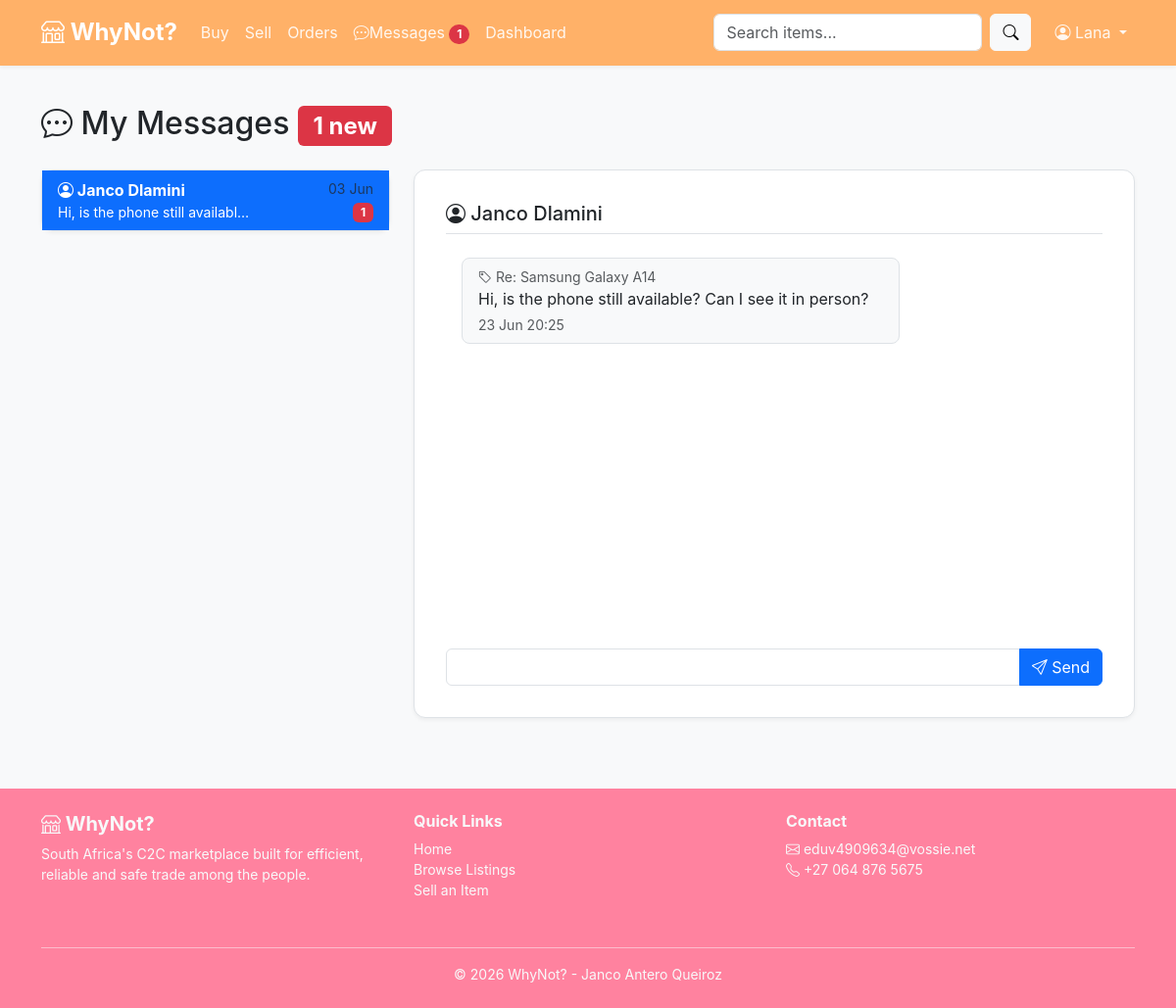
The page /messages.php?with=4 (signed in) on the database its author committed.
### tables this page shows
CREATE TABLE users (
    user_id                 INT AUTO_INCREMENT PRIMARY KEY,
    username                VARCHAR(50) NOT NULL UNIQUE,
    email                   VARCHAR(100) NOT NULL UNIQUE,
    password_hash           VARCHAR(255) NOT NULL,
    first_name              VARCHAR(50),
    last_name               VARCHAR(50),
    phone                   VARCHAR(20), 
    profile_image           VARCHAR(255),
    location_user           VARCHAR(100),
    role_user               ENUM('buyer', 'seller', 'admin') NOT NULL DEFAULT 'buyer',
    is_verified             BOOLEAN NOT NULL DEFAULT FALSE,
    verification_status     ENUM ('none', 'pending', 'approved', 'rejected') NOT NULL DEFAULT 'none',
    created_at              TIMESTAMP DEFAULT CURRENT_TIMESTAMP,
    updated_at              TIMESTAMP DEFAULT CURRENT_TIMESTAMP ON UPDATE CURRENT_TIMESTAMP
);

CREATE TABLE messages (
    message_id        INT AUTO_INCREMENT PRIMARY KEY,
    product_id        INT NULL,
    sender_id         INT NOT NULL,
    receiver_id       INT NOT NULL,
    prod_title        VARCHAR(150),
    sender_name       VARCHAR(100),
    content           TEXT NOT NULL,
    is_read           BOOLEAN NOT NULL DEFAULT FALSE,
    created_at        TIMESTAMP DEFAULT CURRENT_TIMESTAMP,

    FOREIGN KEY (product_id) REFERENCES products(product_id) ON DELETE SET NULL,
    FOREIGN KEY (sender_id) REFERENCES users(user_id),
    FOREIGN KEY (receiver_id) REFERENCES users(user_id),

    INDEX idx_sender (sender_id),
    INDEX idx_receiver (receiver_id),
    INDEX idx_unread (receiver_id, is_read)
);

CREATE TABLE products(
    product_id          INT AUTO_INCREMENT PRIMARY KEY,
    seller_id           INT NOT NULL,
    category_id         INT NOT NULL,
    prod_title          VARCHAR(150) NOT NULL,
    prod_description    TEXT,
    price               DECIMAL(10,2) NOT NULL,
    condition_status    ENUM('New', 'Like New', 'Good', 'Fair', 'Poor') NOT NULL DEFAULT 'Good',
    image_url           VARCHAR(255),
    location_user       VARCHAR(100),
    prod_status         ENUM('active', 'sold', 'pending', 'removed') NOT NULL DEFAULT 'active',
    views               INT NOT NULL DEFAULT 0,
    created_at          TIMESTAMP DEFAULT CURRENT_TIMESTAMP,
    updated_at          TIMESTAMP DEFAULT CURRENT_TIMESTAMP ON UPDATE CURRENT_TIMESTAMP,

    FOREIGN KEY (seller_id) REFERENCES users(user_id) ON DELETE CASCADE,
    FOREIGN KEY (category_id) REFERENCES categories(category_id),

    INDEX idx_seller (seller_id),
    INDEX idx_category (category_id),
    INDEX idx_status (prod_status)  
);

### includes/authentication.php (called while the page is built, shortened)
<?php
function current_user_id(): ?int {
    return $_SESSION['user_id'] ?? null;
}
?>

### messages.php (the view, shortened to what this page needs)
<?php
require_once __DIR__ . '/includes/db.php';
require_once __DIR__ . '/includes/authentication.php';
$me = current_user_id();
$with = isset($_GET['with']) ? (int)$_GET['with'] : 0;
if ($with > 0) {
    $pdo->prepare("UPDATE messages SET is_read = TRUE WHERE sender_id = ? AND receiver_id = ?")
        ->execute([$with, $me]);
}
$convStmt = $pdo->prepare("
    SELECT
        u.user_id, u.first_name, u.last_name,
        MAX(m.created_at) AS last_message_time,
        SUM(CASE WHEN m.receiver_id = :me1 AND m.is_read = 0 THEN 1 ELSE 0 END) AS unread_count
    FROM messages m
    JOIN users u ON u.user_id = CASE WHEN m.sender_id = :me2 THEN m.receiver_id ELSE m.sender_id END
    WHERE m.sender_id = :me3 OR m.receiver_id = :me4
    GROUP BY u.user_id, u.first_name, u.last_name
    ORDER BY last_message_time DESC
");
$convStmt->execute([':me1' => $me, ':me2' => $me, ':me3' => $me, ':me4' => $me]);
$conversations = $convStmt->fetchAll();
$thread = [];
$otherUser = null;
if ($with > 0) {
    $stmt = $pdo->prepare("SELECT user_id, first_name, last_name FROM users WHERE user_id = ?");
    $stmt->execute([$with]);
    $otherUser = $stmt->fetch();
    if ($otherUser) {
        $stmt = $pdo->prepare("
            SELECT m.*, p.prod_title AS p_title FROM messages m
            LEFT JOIN products p ON m.product_id = p.product_id
            WHERE (m.sender_id = ? AND m.receiver_id = ?) OR (m.sender_id = ? AND m.receiver_id = ?)
            ORDER BY m.created_at ASC
        ");
        $stmt->execute([$me, $with, $with, $me]);
        $thread = $stmt->fetchAll();
    }
}
$total_unread = array_sum(array_column($conversations, 'unread_count'));
include __DIR__ . '/includes/header.php';
?>
<div class="container py-4">
    <h2 class="mb-4">
        <i class="bi bi-chat-dots"></i> My Messages
        <?php if ($total_unread > 0): ?>
            <span class="badge bg-danger"><?= $total_unread ?> new</span>
        <?php endif; ?>
    </h2>
    <div class="row">
        <div class="col-md-4 mb-4">
            <div class="vd-form-card p-0">
                <div class="list-group list-group-flush">
                    <?php if (empty($conversations)): ?>
                        <div class="p-4 text-center text-muted">
                            <i class="bi bi-chat-square-dots fs-1"></i>
                            <p class="mt-2">No conversations yet.</p>
                        </div>
                    <?php else: ?>
                        <?php foreach ($conversations as $c): ?>
                            <a href="messages.php?with=<?= $c['user_id'] ?>"
                                 class="list-group-item list-group-item-action <?= $with == $c['user_id'] ? 'active' : '' ?>">
                                  <div class="d-flex justify-content-between align-items-start">
                                       <div class="flex-grow-1 me-2">
                                        <div class="fw-bold">
                                            <i class="bi bi-person-circle"></i> <?= htmlspecialchars($c['first_name'] . ' ' . $c['last_name']) ?>
                                        </div>
                                        <small class="d-block text-truncate" style="max-width: 200px;">
                                            <?= htmlspecialchars(mb_substr((string)($c['preview'] ?? ''), 0, 60)) ?>
                                        </small>
                                    </div>
                                    <div class="text-end">
                                        <small class="text-muted d-block"><?= date('d M', strtotime($c['last_message_time'])) ?></small>
                                        <?php if ($c['unread_count'] > 0): ?>
                                            <span class="badge bg-danger rounderd-pill"><?= $c['unread_count'] ?></span>
                                        <?php endif; ?>
                                    </div>
                                 </div>
                            </a>
                        <?php endforeach; ?>
                    <?php endif; ?>
                </div>
            </div>
        </div>
         <div class="col-md-8">
            <?php if ($with > 0 && $otherUser): ?>
                <div class="vd-form-card d-flex flex-column" style="height: 70vh;">
                    <div class="border-bottom pb-2 mb-3">
                        <h5 class="mb-0">
                            <i class="bi bi-person-circle"></i>
                            <?= htmlspecialchars(($otherUser['first_name'] ?? '') . ' ' . ($otherUser['last_name'] ?? '')) ?>
                        </h5>
                    </div>
                    <div class="flex-grow-1 overflow-auto mb-3" id="messages-area">
                        <?php if (empty($thread)): ?>
                            <p class="tex-center text-muted mt-4">No messages yet.</p>
                        <?php else: ?>
                            <?php foreach ($thread as $m): ?>
                                <?php $isMine = $m['sender_id'] == $me; ?>
                                <div class="p-2 px-3 rounded-3 <?= $isMine ? 'justify-conent-end' : 'justify-content-start' ?>">
                                    <div class="p-2 px-3 rounded-3 <?= $isMine ? 'bg-primary text-white' : 'bg-light border' ?>" style="max-width: 70%;">
                                        <?php if (!empty($m['p_title'])): ?>
                                            <small class=" <?= $isMine ? 'text-white-50' : 'text-muted' ?> d-block">
                                                <i class="bi bi-tag"></i> Re: <?= htmlspecialchars($m['p_title']) ?>
                                            </small>
                                        <?php endif; ?>
                                        <div><?= nl2br(htmlspecialchars($m['content'])) ?></div>
                                        <small class="<?= $isMine ? 'text-white-50' : 'text-muted' ?> d-block mt-1">
                                            <?= date('s M H:i', strtotime($m['created_at'])) ?>
                                        </small>
                                    </div>
                                </div>
                            <?php endforeach; ?>
                        <?php endif; ?>
                    </div>
                    <form method="POST" class="mt-auto">
                        <div class="input-group">
                            <textare name="content" class="form-control" rows="2" placeholder="Type a message..." required></textare>
                            <button type="submit" name="send_message" class="btn btn-primary">
                                <i class="bi bi-send"></i> Send
                            </button>
                        </div>
                    </form>
                </div>
                <?php endif; ?>
         </div>
    </div>
</div>
<?php include __DIR__ . '/includes/footer.php'; ?>

### css/styles.css (style rules this page uses)
:root { --vd-primary: #ffb168; --vd-primary-dark: #ff829f; --vd-accent: #f4a261; --vd-accent-dark: #e07a3a; --vd-success: #2a9d8f; --vd-danger: #e63946; --vd-bg: #f8f9fa; --vd-card-bg: #ffffff; --vd-text: #212529; --vd-text-muted: #6c757d; --vd-border: #dee2e6; --vd-primary-light: #ff829f; --vd-radius: 12px; --vd-shadow-sm: 0 2px 4px rgba(0,0,0,0.05); --vd-shadow-md: 0 4px 12px rgba(0,0,0,0.1); }
body { background: var(--vd-bg); color: var(--vd-text); font-family: -apple-system, BlinkMacSystemFont, 'Segoe UI', Roboto, 'Helvetica Neue', Arial, sans-serif; }
.vd-form-card { background: var(--vd-card-bg); border: 1px solid var(--vd-border); border-radius: var(--vd-radius); padding: 2rem; box-shadow: var(--vd-shadow-sm); }

### rows shown on the page
users: first_name+last_name "Janco Dlamini", preview "Hi, is the phone still availabl…", last_message_time "03 Jun", unread_count "1"
messages: product.prod_title "Samsung Galaxy A14", content "Hi, is the phone still available? Can I see it in person?", created_at "23 Jun 20:25"

### other values the page prints
$navbar_unread "1"
current_user_name() "Lana"
$total_unread "1"
